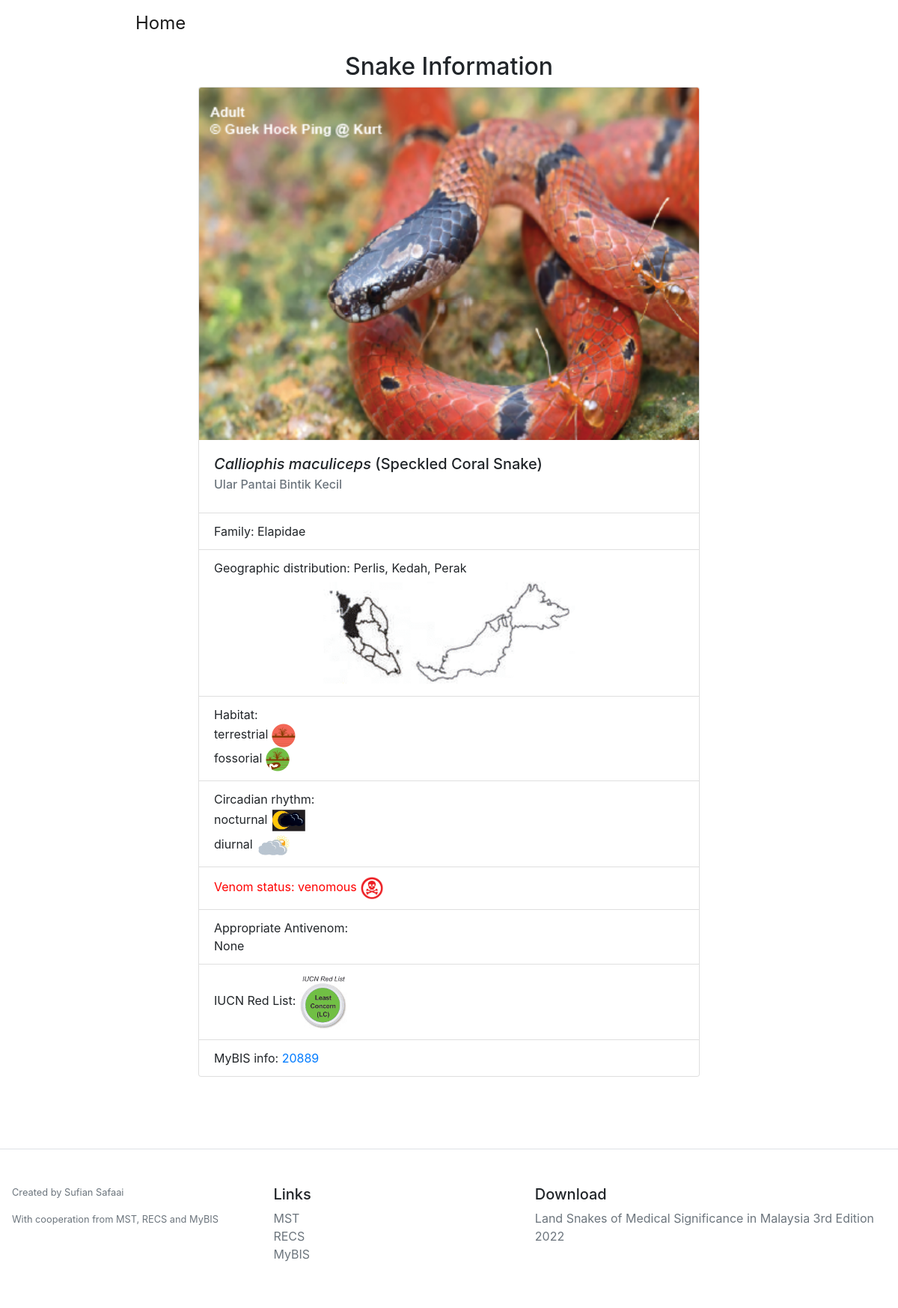
The app's page /snake_info/7, older data.
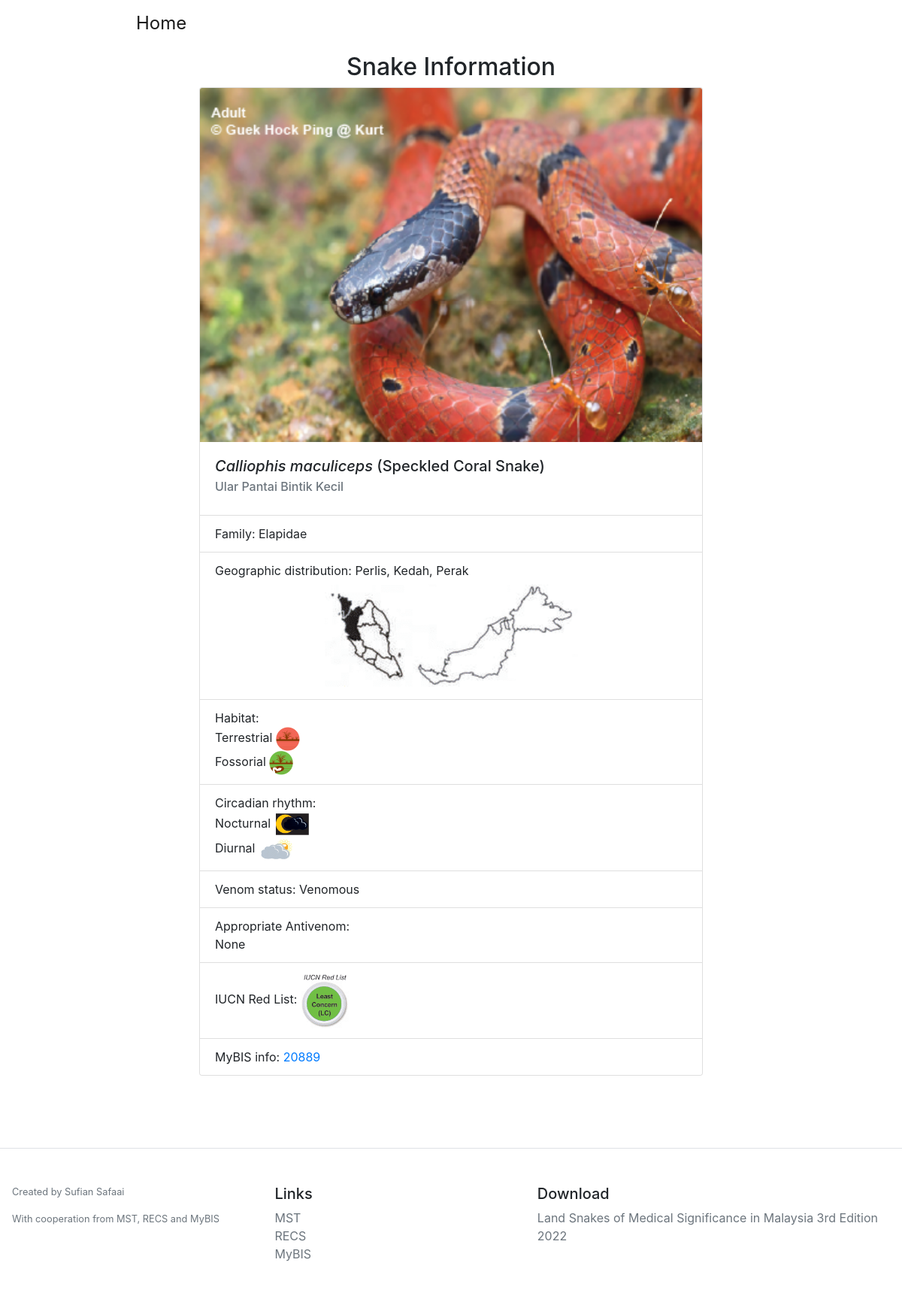
The same page, newer data.
### project/models.py (models this page shows)
class Snakes(db.Model):
    __tablename__ = 'snake'
    id = db.Column(db.Integer, primary_key=True)
    name_en = db.Column(db.String(50), nullable=True)
    name_bm = db.Column(db.String(50), nullable=True)
    name_scientific = db.Column(db.String(50), nullable=True)
    family = db.Column(db.String(50), nullable=True)
    snake_location = db.Column(db.String(50), nullable=True)
    habitat = db.Column(db.String(50), nullable=True)
    circadian = db.Column(db.String(50), nullable=True)
    venom_status = db.Column(db.String(50), nullable=True)
    antivenom = db.Column(db.String(50), nullable=True)
    iucn = db.Column(db.String(50), nullable=True)
    mybis = db.Column(db.String(50), nullable=True)
    locations = db.relationship('Snake_location', backref = 'location', lazy='dynamic')

### project/sdata/sdata.py (the view)
@sdata.route('/snake_info/<int:id>')
def snake_info(id):
    snake_intel = Snakes.query.get(id)
    mypath = 'project/static/snake_img/' + str(id)
    img_files = [f for f in listdir(mypath) if isfile(join(mypath, f))]
    def convert(string):
        li = list(string.split(","))
        return li
    return render_template('snake_info.html',
    snake_intel=snake_intel,
    img_files=img_files,
    convert=convert
    )

### project/sdata/templates/snake_info.html (shortened to what this page needs)
{% extends "base.html" %}
{% block head %}
{{super()}}
<head>
</head>
{% endblock %}
{% block content %}
<div class="container" style="padding-top: 10px;margin: auto;max-width: 700px;">
  <h2 style="text-align: center;">Snake Information</h2>
  <div class="card" style="width: 100%;">
    {% for i in img_files %}
    <img class="card-img-top" src="{{url_for('sdata.img_info', id=snake_intel.id, filename=i )}}" alt="Card image cap">
    {% endfor %}
    <div class="card-body">
      <h5 class="card-title"><i>{{snake_intel.name_scientific}}</i> ({{snake_intel.name_en}})</h5>
      <h6 class="card-subtitle mb-2 text-muted">{{ snake_intel.name_bm }}</h6>
    </div>
    <ul class="list-group list-group-flush">
      <li class="list-group-item">Family: {{snake_intel.family}}</li>
      <li class="list-group-item">Geographic distribution: {{snake_intel.snake_location}}<br>
        <img class="card-img-top mx-auto" src="{{url_for('sdata.geo', id=snake_intel.id )}}" alt="Card image cap" style="max-width: 355px;display: block;">
      </li>
      <li class="list-group-item">Habitat: <br>
      {% for h in convert(snake_intel.habitat) %}
        {{h}}
         <img class="img-fluid" src="{{url_for('sdata.static', filename='logo/')}}{{h +'.png'}}" alt="Card image cap" style="max-width: 32px;">
         <br>
       {% endfor %}
      </li>
      <li class="list-group-item">Circadian rhythm:<br>
      {% for c in convert(snake_intel.circadian) %}
      {% if c %}
       {{c}}
        <img class="img-fluid" src="{{url_for('sdata.static', filename='logo/')}}{{c +'.png'}}" alt="Card image cap" style="max-width: 48px;">
        <br>
      {% else %}
        None
      {% endif %}
      {% endfor %}
      </li>
      {% if snake_intel.venom_status=='venomous' %}
      <li class="list-group-item" style="color:red">Venom status: {{snake_intel.venom_status}}
        <img class="img-fluid" src="{{url_for('sdata.static', filename='logo/')}}{{snake_intel.venom_status+'.png'}}" alt="Card image cap" style="max-width: 32px;">
      </li>
      {% elif snake_intel.venom_status=='non-venomous' %}
      <li class="list-group-item" style="color:green">Venom status: {{snake_intel.venom_status}}
        <img class="img-fluid" src="{{url_for('sdata.static', filename='logo/')}}{{snake_intel.venom_status+'.png'}}" alt="Card image cap" style="max-width: 32px;">
      </li>
      {% elif snake_intel.venom_status=='undetermined' %}
      <li class="list-group-item">Venom status: {{snake_intel.venom_status}}
        <img class="img-fluid" src="{{url_for('sdata.static', filename='logo/')}}{{snake_intel.venom_status+'.png'}}" alt="Card image cap" style="max-width: 32px;">
      </li>
      {% else %}
      <li class="list-group-item">Venom status: {{snake_intel.venom_status}}</li>
      {% endif %}
      <li class="list-group-item">Appropriate Antivenom: <br>
        {% for a in convert(snake_intel.antivenom) %}
        {{ a }}<br>
        {% endfor %}
      </li>
      {% if snake_intel.iucn=='least' %}
      <li class="list-group-item">IUCN Red List:
        <img class="img-fluid" src="{{url_for('sdata.static', filename='logo/')}}{{snake_intel.iucn+'.png'}}" alt="Card image cap" style="max-width: 64px;">
      </li>
      {% elif snake_intel.iucn=='vulnerable' %}
      <li class="list-group-item">IUCN Red List:
        <img class="img-fluid" src="{{url_for('sdata.static', filename='logo/')}}{{snake_intel.iucn+'.png'}}" alt="Card image cap" style="max-width: 64px;">
      </li>
      {% elif snake_intel.iucn=='not_evaluated' %}
      <li class="list-group-item">IUCN Red List:
        <img class="img-fluid" src="{{url_for('sdata.static', filename='logo/')}}{{snake_intel.iucn+'.png'}}" alt="Card image cap" style="max-width: 64px;">
      </li>
      {% else %}
      <li class="list-group-item">IUCN Red List: None</li>
      {% endif %}
      <li class="list-group-item">MyBIS info: <a href="https://www.mybis.gov.my/sp/{{snake_intel.mybis}}"
          target="blank">{{snake_intel.mybis}}</a></li>
    </ul>
  </div>
  <br>
  <br>
</div>
{% endblock %}

Row changes from the older to the newer data that the page shows:
changed Snakes "None": venom_status "venomous" → "Venomous"; venom_status: picture removed
Text that changed along with them:
{{ h }}: "terrestrial" → "Terrestrial"
{{ h }}: "fossorial" → "Fossorial"
{{ c }}: "nocturnal" → "Nocturnal"
{{ c }}: "diurnal" → "Diurnal"
